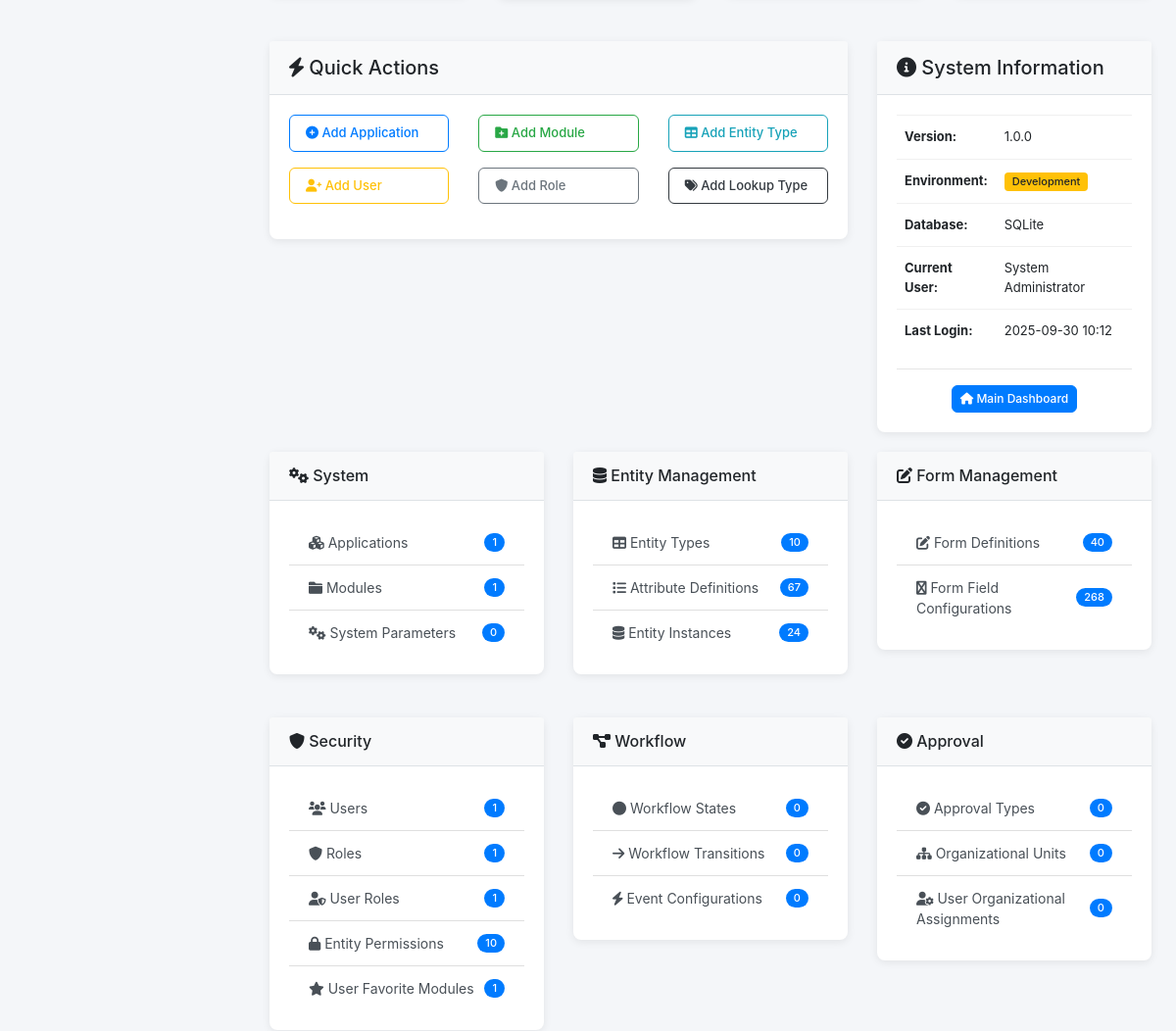
Before: /custom-admin/ (signed in, middle part) with the older database file.
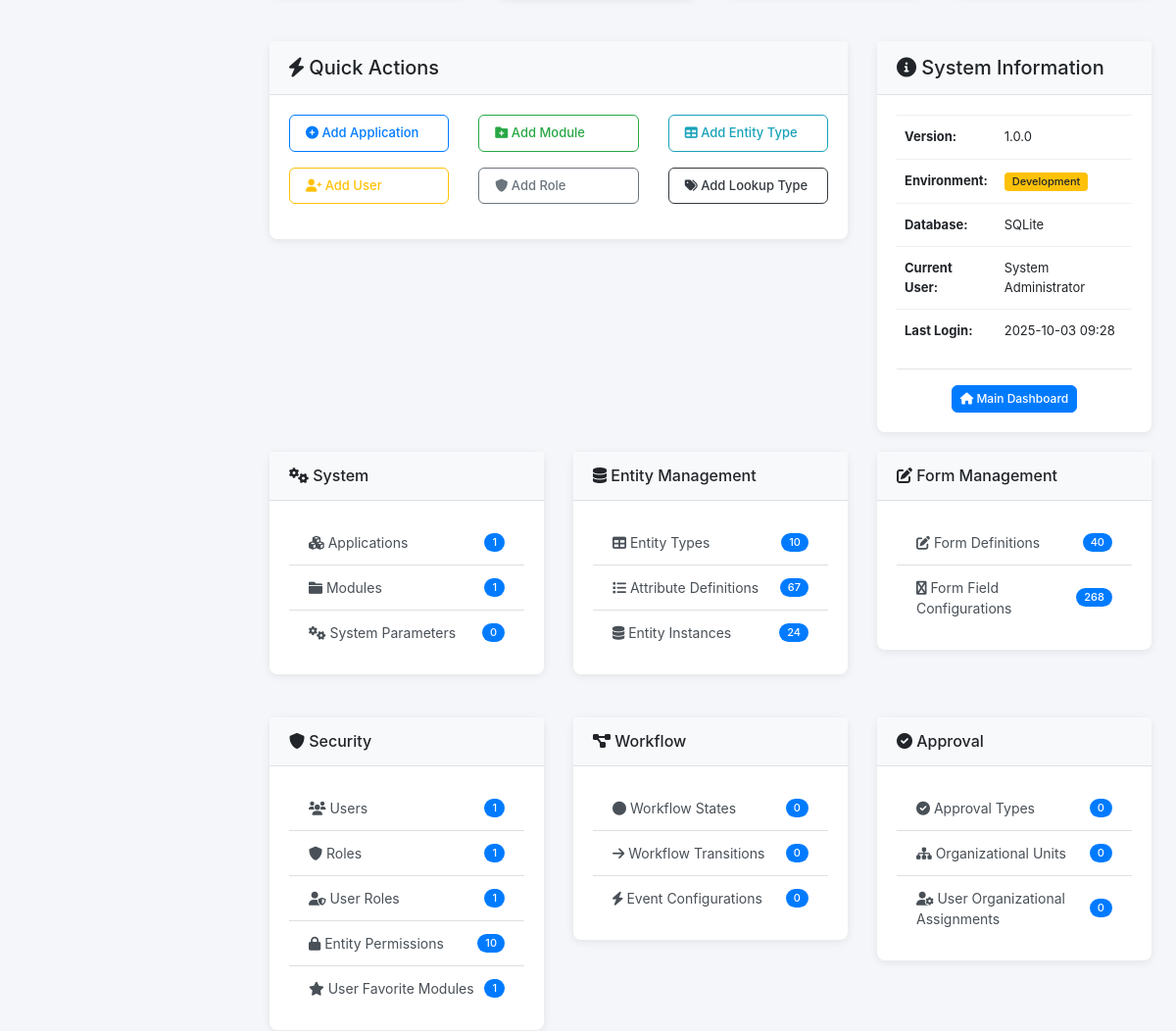
After: the same page with the newer database file.
### models.py (models this page shows, shortened)
class User(db.Model, UserMixin):
    __tablename__ = 'users'
    id = db.Column(db.Integer, primary_key=True, autoincrement=True)
    username = db.Column(db.String(100), unique=True, nullable=False)
    email = db.Column(db.String(255), unique=True, nullable=False)
    first_name = db.Column(db.String(100))
    last_name = db.Column(db.String(100))
    password = db.Column(db.String(255))
    is_active = db.Column(db.Boolean, default=True)
    last_login = db.Column(db.DateTime)
    created_at = db.Column(db.DateTime, default=datetime.utcnow)
    updated_at = db.Column(db.DateTime, default=datetime.utcnow, onupdate=datetime.utcnow)
    user_roles = db.relationship('UserRole', backref='user', lazy='dynamic')
    favorite_modules = db.relationship('UserFavoriteModule', backref='user', lazy='dynamic')
    @hybrid_property
    def full_name(self):
        return f"{self.first_name or ''} {self.last_name or ''}".strip()

### custom_admin/__init__.py (the view)
@admin_bp.route('/')
@login_required
def dashboard():
    stats = {}
    for model_key, config in AdminConfig.MODELS.items():
        model = config['model']
        try:
            total_count = model.query.count()
            active_count = 0
            if hasattr(model, 'is_active'):
                active_count = model.query.filter_by(is_active=True).count()
            stats[model_key] = {
                'name': config['name_plural'],
                'icon': config['icon'],
                'total': total_count,
                'active': active_count,
                'category': config.get('category', 'Other'),
                'url': url_for('custom_admin.model_list', model_name=model_key)
            }
        except Exception as e:
            print(f"Error calculating stats for {model_key}: {e}")
            stats[model_key] = {
                'name': config['name_plural'],
                'icon': config['icon'],
                'total': 0,
                'active': 0,
                'category': config.get('category', 'Other'),
                'url': url_for('custom_admin.model_list', model_name=model_key)
            }
    navigation = AdminConfig.get_navigation_structure()
    recent_activities = []
    try:
        if AuditLog.query.first():
            recent_logs = AuditLog.query.order_by(AuditLog.created_at.desc()).limit(10).all()
            for log in recent_logs:
                recent_activities.append({
                    'action': f"{log.operation.value} {log.entity_type.name if log.entity_type else 'Unknown'}",
                    'user': log.user.username if log.user else 'System',
                    'time': log.created_at,
                    'ip': log.ip_address
                })
    except Exception as e:
        print(f"Error loading recent activities: {e}")
    return render_template('admin/dashboard.html',
                         stats=stats,
                         navigation=navigation,
                         recent_activities=recent_activities)

### app.py (called while the page is built)
@login_manager.user_loader
def load_user(user_id):
    return User.query.get(int(user_id))

@app.context_processor
def inject_csrf_token():
    return dict(csrf_token=generate_csrf)

@app.context_processor
def inject_permissions():
    def has_permission(entity_type_id, permission_type):
        if not current_user.is_authenticated:
            return False
        perms = get_user_permissions(current_user.id, entity_type_id)
        return perms.get(f'can_{permission_type.lower()}', False)
    def get_permissions(entity_type_id):
        if not current_user.is_authenticated:
            return {'can_read': False, 'can_create': False, 'can_update': False, 'can_delete': False}
        return get_user_permissions(current_user.id, entity_type_id)
    return {
        'has_permission': has_permission,
        'get_permissions': get_permissions
    }

@app.context_processor
def inject_admin_navigation():
    if request.endpoint and request.endpoint.startswith('custom_admin.'):
        return {
            'navigation': AdminConfig.get_navigation_structure(),
            'get_display_value': AdminUtils.get_display_value
        }
    return {}

@app.context_processor
def inject_python_builtins():
    return {
        'hasattr': hasattr,
        'getattr': getattr,
        'len': len,
        'str': str,
        'int': int,
        'float': float,
        'bool': bool
    }

### custom_admin/__init__.py (called while the page is built)
@admin_bp.context_processor
def admin_context():
    return {
        'admin_navigation': AdminConfig.get_navigation_structure(),
        'admin_utils': AdminUtils,
        'current_time': datetime.utcnow()
    }

    @classmethod
    def get_navigation_structure(cls):
        navigation = {}
        for model_key, config in cls.MODELS.items():
            category = config.get('category', 'Other')
            if category not in navigation:
                navigation[category] = {
                    'models': [],
                    'icon': cls.CATEGORIES.get(category, {}).get('icon', 'fas fa-folder'),
                    'order': cls.CATEGORIES.get(category, {}).get('order', 999)
                }
            navigation[category]['models'].append({
                'key': model_key,
                'name': config['name_plural'],
                'icon': config['icon'],
                'url': url_for('custom_admin.model_list', model_name=model_key)
            })
        return dict(sorted(navigation.items(), key=lambda x: x[1]['order']))

### custom_admin/templates/admin/dashboard.html (shortened to what this page needs)
{% extends "admin/base.html" %}
{% block content %}
<div class="row">
    {% for model_key, stat in stats.items() %}
    <div class="col-lg-3 col-md-6 mb-4">
    </div>
    {% endfor %}
</div>
<div class="row">
    <div class="col-lg-8">
        <div class="card">
            <div class="card-header">
                <h5 class="mb-0">
                    <i class="fas fa-bolt"></i>
                    Quick Actions
                </h5>
            </div>
            <div class="card-body">
                <div class="row">
                    {% for action in quick_actions %}
                    <div class="col-lg-4 col-md-6 mb-3">
                        <a href="{{ action.url }}" class="btn btn-outline-{{ action.color }} btn-block text-left">
                            <i class="{{ action.icon }}"></i>
                            {{ action.name }}
                        </a>
                    </div>
                    {% endfor %}
                </div>
            </div>
        </div>
    </div>
    <div class="col-lg-4">
        <div class="card">
            <div class="card-header">
                <h5 class="mb-0">
                    <i class="fas fa-info-circle"></i>
                    System Information
                </h5>
            </div>
            <div class="card-body">
                <table class="table table-sm table-borderless">
                    <tr>
                        <td><strong>Version:</strong></td>
                        <td>1.0.0</td>
                    </tr>
                    <tr>
                        <td><strong>Environment:</strong></td>
                        <td><span class="badge badge-warning">Development</span></td>
                    </tr>
                    <tr>
                        <td><strong>Database:</strong></td>
                        <td>SQLite</td>
                    </tr>
                    <tr>
                        <td><strong>Current User:</strong></td>
                        <td>{{ current_user.full_name or current_user.username }}</td>
                    </tr>
                    <tr>
                        <td><strong>Last Login:</strong></td>
                        <td>{{ current_user.last_login.strftime('%Y-%m-%d %H:%M') if current_user.last_login else 'First login' }}</td>
                    </tr>
                </table>
                <hr>
                <div class="text-center">
                    <a href="{{ url_for('dashboard') }}" class="btn btn-primary btn-sm">
                        <i class="fas fa-home"></i>
                        Main Dashboard
                    </a>
                </div>
            </div>
        </div>
    </div>
</div>
<div class="row">
    {% for category, category_data in navigation.items() %}
    <div class="col-lg-4 col-md-6 mb-4">
        <div class="card">
            <div class="card-header">
                <h6 class="mb-0">
                    <i class="{{ category_data.icon }}"></i>
                    {{ category }}
                </h6>
            </div>
            <div class="card-body">
                <div class="list-group list-group-flush">
                    {% for model in category_data.models %}
                    <a href="{{ model.url }}" class="list-group-item list-group-item-action d-flex justify-content-between align-items-center">
                        <div>
                            <i class="{{ model.icon }}"></i>
                            {{ model.name }}
                        </div>
                        {% set model_stat = stats.get(model.key.replace('-', '_')) %}
                        {% if model_stat %}
                        <span class="badge badge-primary badge-pill">{{ model_stat.total }}</span>
                        {% endif %}
                    </a>
                    {% endfor %}
                </div>
            </div>
        </div>
    </div>
    {% endfor %}
</div>
{% endblock %}

### custom_admin/templates/admin/base.html (shortened to what this page needs)
<!DOCTYPE html>
<html lang="en">
<head>
    <link rel="stylesheet" href="https://cdn.jsdelivr.net/npm/bootstrap@4.6.2/dist/css/bootstrap.min.css">
    <link rel="stylesheet" href="https://cdnjs.cloudflare.com/ajax/libs/font-awesome/6.0.0/css/all.min.css">
</head>
<body>
    <div class="admin-main" id="adminMain">
        <main class="admin-content">
            {% block content %}{% endblock %}
        </main>
    </div>
</body>
</html>

### custom_admin/templates/admin/base.html (style rules this page uses)
:root { --admin-primary: #007bff; --admin-secondary: #6c757d; --admin-success: #28a745; --admin-info: #17a2b8; --admin-warning: #ffc107; --admin-danger: #dc3545; --admin-light: #f8f9fa; --admin-dark: #343a40; }
body { font-family: -apple-system, BlinkMacSystemFont, "Segoe UI", Roboto, sans-serif; background-color: #f4f6f9; font-size: 14px; }
.admin-main { margin-left: 250px; min-height: 100vh; transition: margin-left 0.3s ease; }
.admin-content { padding: 25px; }
.card { border: none; border-radius: 8px; box-shadow: 0 2px 8px rgba(0,0,0,0.08); margin-bottom: 20px; }
.card-header { background: #f8f9fa; border-bottom: 1px solid #dee2e6; padding: 15px 20px; font-weight: 600; font-size: 16px; }
.card-body { padding: 20px; }
.table { font-size: 13px; margin-bottom: 0; }
.table td { padding: 12px 8px; vertical-align: middle; border-top: 1px solid #f0f0f0; }
.btn { font-size: 13px; font-weight: 500; border-radius: 6px; padding: 8px 16px; transition: all 0.2s ease; }
.btn-sm { padding: 4px 8px; font-size: 12px; }
.btn-primary { background: var(--admin-primary); border-color: var(--admin-primary); }
.badge { font-size: 11px; font-weight: 500; padding: 4px 8px; }

Changed rows visible on the page:
changed User "System Administrator": last_login "2025-09-30 10:12" → "2025-10-03 09:28"
